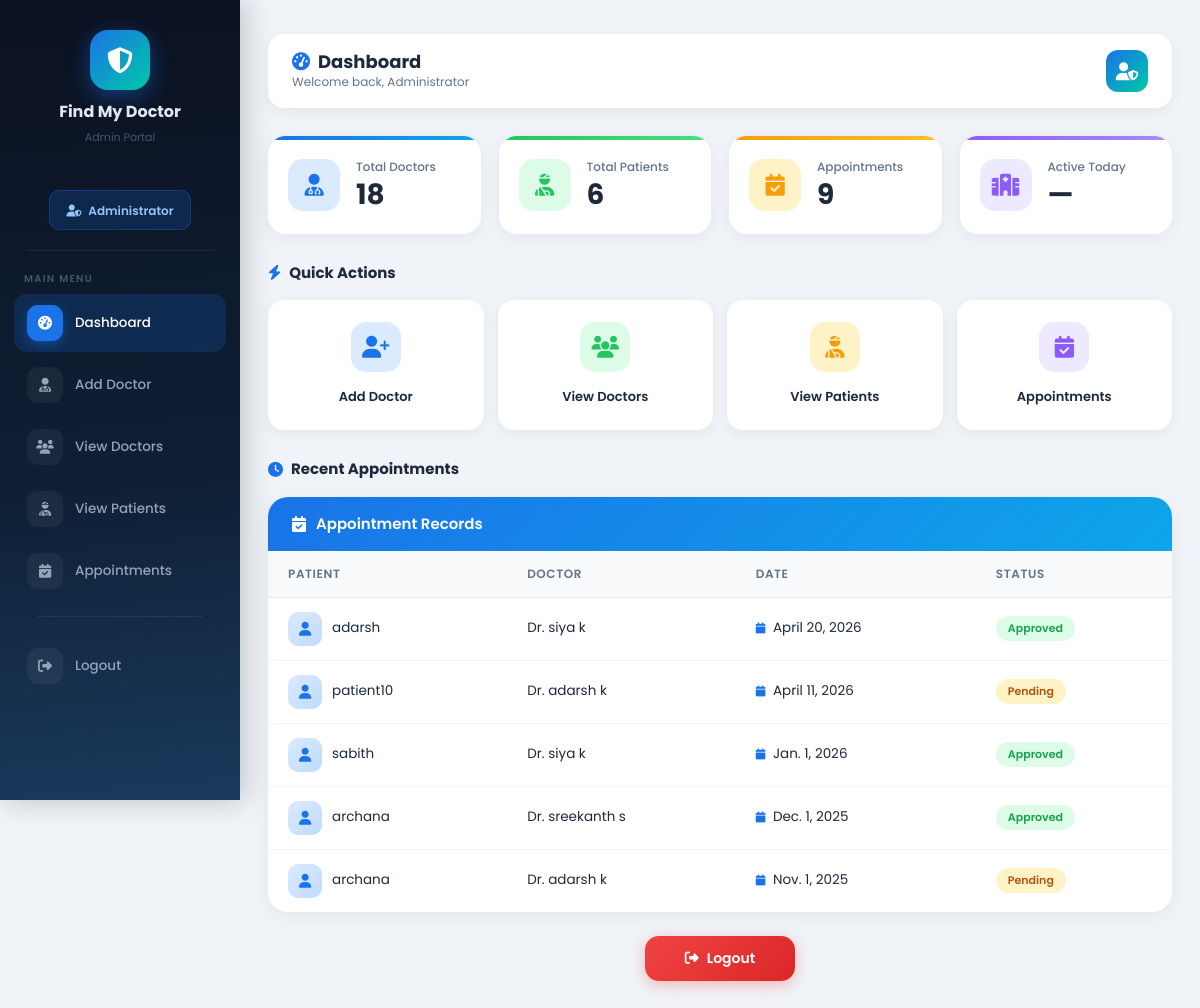
The page /adminhome on the database its author committed.
### doctorapp/models.py (models this page shows)
class Appointment(models.Model):
    doctor = models.ForeignKey(Doctor, on_delete=models.CASCADE)
    patient = models.ForeignKey(Patient, on_delete=models.CASCADE)
    patient_name = models.CharField(max_length=100)
    date = models.DateField()
    time = models.TimeField()
    symptoms = models.TextField(blank=True)
    STATUS_CHOICES = [
        ('Pending', 'Pending'),
        ('Approved', 'Approved'),
        ('Rejected', 'Rejected'),
    ]
    status = models.CharField(max_length=10, choices=STATUS_CHOICES, default='Pending')

class Doctor(models.Model):
    doc=models.ForeignKey(User,on_delete=models.CASCADE)
    name=models.CharField(max_length=100)
    specilization=models.CharField(max_length=100)
    hospital=models.CharField(max_length=100)
    qualification=models.CharField(max_length=100)
    location=models.CharField(max_length=100)

### doctorapp/views.py (the view)
# urls.py: path('adminhome',views.adminhome,name='adminhome'),
def adminhome(request):
    alldoc=Doctor.objects.all
    total_doctors=Doctor.objects.count()
    total_patients=Patient.objects.count()
    total_appointments=Appointment.objects.count()
    recent_appointments = Appointment.objects.order_by('-date')[:5]
    return render(request, 'adminhome.html',{
        'total_doctors':total_doctors,
        'total_patients':total_patients,
        'total_appointments':total_appointments,
        'alldoc':alldoc,
        'recent_appointments': recent_appointments
    })

### doctorapp/templates/adminhome.html (shortened to what this page needs)
<!DOCTYPE html>
<html lang="en">
<head>
  <link href="https://cdn.jsdelivr.net/npm/bootstrap@5.3.2/dist/css/bootstrap.min.css" rel="stylesheet">
  <link href="https://cdnjs.cloudflare.com/ajax/libs/font-awesome/6.4.0/css/all.min.css" rel="stylesheet">
</head>
<body>
<div class="container-fluid p-0">
  <div class="d-flex">
    <div class="sidebar">
      <div class="sidebar-brand">
        <div class="brand-icon"><i class="fas fa-shield-halved"></i></div>
        <h5>Find My Doctor</h5>
        <p>Admin Portal</p>
      </div>
      <div class="admin-badge">
        <span><i class="fas fa-user-shield me-1"></i> Administrator</span>
      </div>
      <div class="sidebar-divider"></div>
      <div class="sidebar-nav">
        <div class="nav-label">Main Menu</div>
        <a href="#" class="s-link active">
          <div class="ico"><i class="fas fa-tachometer-alt"></i></div>
          Dashboard
        </a>
        <a href="{% url 'doctor_register' %}" class="s-link">
          <div class="ico"><i class="fas fa-user-md"></i></div>
          Add Doctor
        </a>
        <a href="{% url 'view_doctors' %}" class="s-link">
          <div class="ico"><i class="fas fa-users"></i></div>
          View Doctors
        </a>
        <a href="{% url 'view_patients' %}" class="s-link">
          <div class="ico"><i class="fas fa-user-injured"></i></div>
          View Patients
        </a>
        <a href="{% url 'view_all_appointments' %}" class="s-link">
          <div class="ico"><i class="fas fa-calendar-check"></i></div>
          Appointments
        </a>
        <div class="sidebar-divider" style="margin-top:16px;"></div>
        <a href="{% url 'user_logout' %}" class="s-link danger-link">
          <div class="ico"><i class="fas fa-sign-out-alt"></i></div>
          Logout
        </a>
      </div>
    </div>
    <div class="main-wrap w-100">
      <div class="top-bar">
        <div>
          <h4><i class="fas fa-tachometer-alt me-2" style="color:var(--primary)"></i>Dashboard</h4>
          <p>Welcome back, Administrator</p>
        </div>
        <div class="admin-avatar"><i class="fas fa-user-shield"></i></div>
      </div>
      <div class="stats-grid">
        <div class="stat-card blue">
          <div class="stat-ico blue"><i class="fas fa-user-md"></i></div>
          <div class="stat-info">
            <p>Total Doctors</p>
            <h3>{{ total_doctors }}</h3>
          </div>
        </div>
        <div class="stat-card green">
          <div class="stat-ico green"><i class="fas fa-user-injured"></i></div>
          <div class="stat-info">
            <p>Total Patients</p>
            <h3>{{ total_patients }}</h3>
          </div>
        </div>
        <div class="stat-card amber">
          <div class="stat-ico amber"><i class="fas fa-calendar-check"></i></div>
          <div class="stat-info">
            <p>Appointments</p>
            <h3>{{ total_appointments }}</h3>
          </div>
        </div>
        <div class="stat-card purple">
          <div class="stat-ico purple"><i class="fas fa-hospital"></i></div>
          <div class="stat-info">
            <p>Active Today</p>
            <h3>—</h3>
          </div>
        </div>
      </div>
      <div class="section-title">
        <i class="fas fa-bolt"></i> Quick Actions
      </div>
      <div class="actions-grid">
        <a href="{% url 'doctor_register' %}" class="action-btn">
          <div class="a-ico" style="background:#dbeafe; color:var(--primary)">
            <i class="fas fa-user-plus"></i>
          </div>
          <span>Add Doctor</span>
        </a>
        <a href="{% url 'view_doctors' %}" class="action-btn">
          <div class="a-ico" style="background:#dcfce7; color:var(--success)">
            <i class="fas fa-users"></i>
          </div>
          <span>View Doctors</span>
        </a>
        <a href="{% url 'view_patients' %}" class="action-btn">
          <div class="a-ico" style="background:#fef3c7; color:var(--warning)">
            <i class="fas fa-user-injured"></i>
          </div>
          <span>View Patients</span>
        </a>
        <a href="{% url 'view_all_appointments' %}" class="action-btn">
          <div class="a-ico" style="background:#ede9fe; color:var(--purple)">
            <i class="fas fa-calendar-check"></i>
          </div>
          <span>Appointments</span>
        </a>
      </div>
      <div class="section-title" style="margin-top:8px">
        <i class="fas fa-clock"></i> Recent Appointments
      </div>
      <div class="table-card">
        <div class="table-card-header">
          <i class="fas fa-calendar-check"></i>
          <h5>Appointment Records</h5>
        </div>
        <div class="table-responsive">
          <table>
            <thead>
              <tr>
                <th>Patient</th>
                <th>Doctor</th>
                <th>Date</th>
                <th>Status</th>
              </tr>
            </thead>
            <tbody>
              {% for appointment in recent_appointments %}
              <tr>
                <td>
                  <div class="patient-cell">
                    <div class="p-avatar"><i class="fas fa-user"></i></div>
                    {{ appointment.patient_name }}
                  </div>
                </td>
                <td>Dr. {{ appointment.doctor.name }}</td>
                <td>
                  <i class="fas fa-calendar me-1" style="color:var(--primary);font-size:11px"></i>
                  {{ appointment.date }}
                </td>
                <td>
                  {% if appointment.status|lower == 'approved' %}
                    <span class="status-badge approved">{{ appointment.status }}</span>
                  {% elif appointment.status|lower == 'cancelled' %}
                    <span class="status-badge cancelled">{{ appointment.status }}</span>
                  {% else %}
                    <span class="status-badge pending">{{ appointment.status }}</span>
                  {% endif %}
                </td>
              </tr>
              {% endfor %}
            </tbody>
          </table>
        </div>
      </div>
      <div class="text-center mt-4 mb-2">
        <a href="{% url 'user_logout' %}" class="logout-btn">
          <i class="fas fa-sign-out-alt me-2"></i> Logout
        </a>
      </div>
    </div>
  </div>
</div>
</body>
</html>

### rows shown on the page
Appointment: patient_name "adarsh", doctor.name "siya k", date "April 20, 2026", status "Approved"
Appointment: patient_name "patient10", doctor.name "adarsh k", date "April 11, 2026", status "Pending"
Appointment: patient_name "sabith", doctor.name "siya k", date "Jan. 1, 2026", status "Approved"
Appointment: patient_name "archana", doctor.name "sreekanth s", date "Dec. 1, 2025", status "Approved"
Appointment: patient_name "archana", doctor.name "adarsh k", date "Nov. 1, 2025", status "Pending"

### other values the page prints
{{ total_doctors }} "18"
{{ total_patients }} "6"
{{ total_appointments }} "9"
